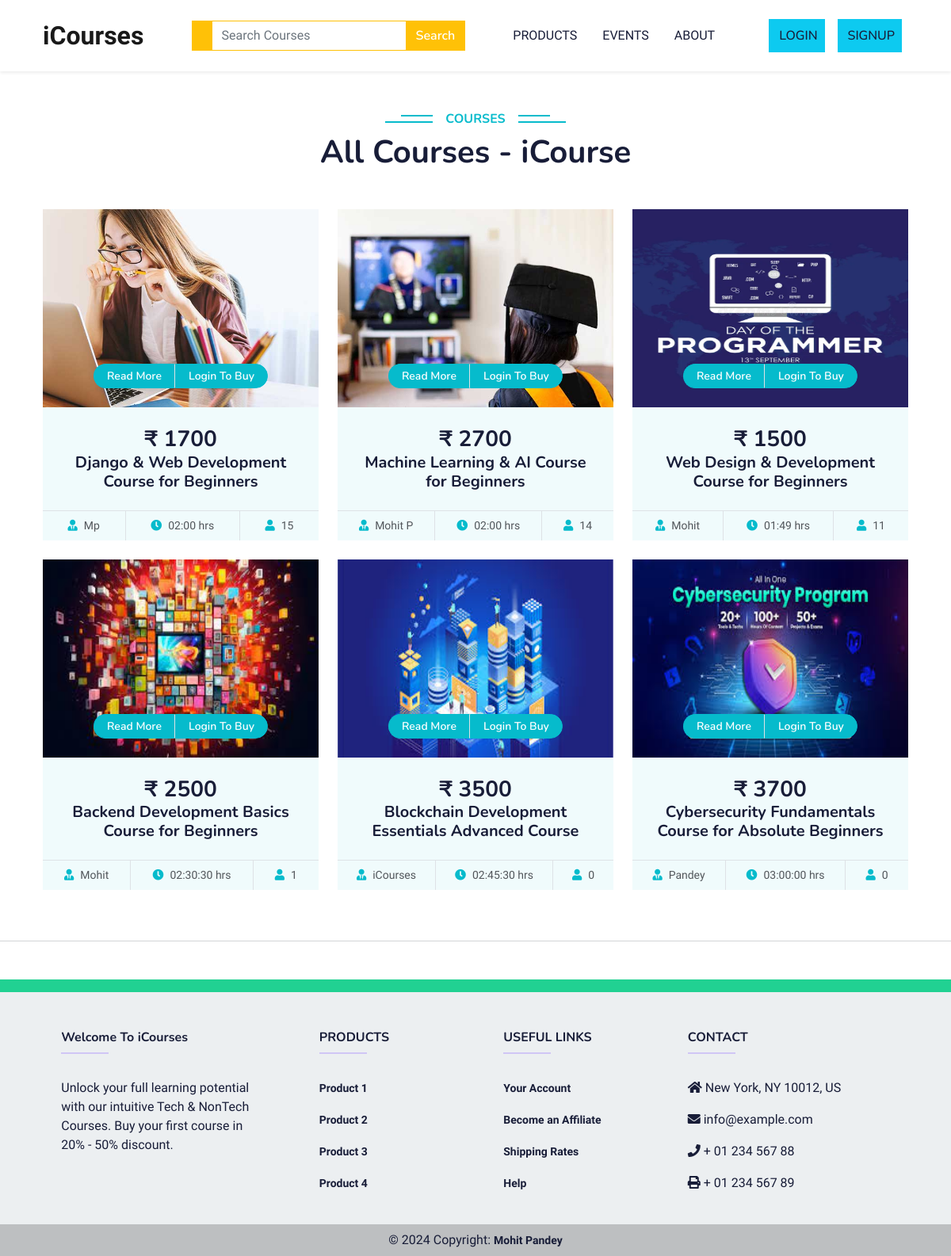
/allCourses/, run on the app's committed database.
### home/models.py (models this page shows, shortened)
class Course(models.Model):
    coursePicture = models.ImageField(upload_to='coursePicture/',null=True,blank = True)
    courseFile = models.FileField(upload_to='coursePdf',null=True,blank=True)
    courseCategory = models.ForeignKey(Category, on_delete=models.CASCADE ,null=True,blank=True)
    courseName = models.CharField(max_length = 150,null=True,blank=True)
    coursePrice = models.IntegerField(null=True,blank=True)
    madeBy = models.CharField(max_length = 150,null=True,blank=True)
    courseDuration = models.CharField(max_length = 50)
    studentOnCourse = models.IntegerField(default = 0,editable=False)
    AboutCourse = HTMLField(blank=True)

### home/views.py (the view)
# urls.py: path('allCourses/',views.AllCourses, name='allCourses'),
def AllCourses(request):
    if request.method == "GET":
      search = request.GET.get('search')
      if search != None:
        course = Course.objects.filter(courseName__icontains=search)
        return render(request,"Products/allCourse.html",{'courses':course})
    courses = Course.objects.order_by('-studentOnCourse') # get the all courses bu student count in all course page.............
    context = {'courses':courses}
    return render(request,"Products/allCourse.html",context)

### home/context_processors.py (called while the page is built)
def user_info(request):
    user_info = None
    if request.user.is_authenticated:
        try:
            user_info = request.user.userprofile  # Assuming UserProfile is related to the User model
        except UserProfile.DoesNotExist:
            pass  # Handle the case where UserProfile doesn't exist for the current user
    return {'user_info': user_info}

### templates/Products/allCourse.html (shortened to what this page needs)
{% extends 'base.html' %}
{% block Css %}
  <link href="https://cdnjs.cloudflare.com/ajax/libs/font-awesome/5.10.0/css/all.min.css" rel="stylesheet" />
  <link href="https://cdn.jsdelivr.net/npm/bootstrap-icons@1.4.1/font/bootstrap-icons.css" rel="stylesheet" />
  <link href="lib/animate/animate.min.css" rel="stylesheet" />
  <link href="lib/owlcarousel/assets/owl.carousel.min.css" rel="stylesheet" />
  <link href="/static/Css/css/bootstrap.min.css" rel="stylesheet" />
  <link href="/static/Css/css/style.css" rel="stylesheet" />
{% endblock %}
{% block body %}
  <div class="container-xxl py-5">
    <div class="container">
      <div class="text-center wow fadeInUp" data-wow-delay="0.1s">
        <h6 class="section-title bg-white text-center text-primary px-3">Courses</h6>
        <h1 class="mb-5">All Courses - iCourse</h1>
      </div>
      <div class="row g-4 justify-content-start">
        {% if courses %}
          {% for course in courses %}
            <div class="col-lg-4 col-md-6 wow fadeInUp" data-wow-delay="0.1s">
              <div class="course-item bg-light">
                <div class="position-relative overflow-hidden">
                  {% if course.coursePicture %}
                    <img src="{{ course.coursePicture.url }}" height="250px" class="card-img-top" alt="{{ course.courseName }}" />
                  {% else %}
                    <img src="/static/Images/cat-4.jpg" height="250px" class="card-img-top" alt="Placeholder" />
                  {% endif %}
                  <div class="w-100 d-flex justify-content-center position-absolute bottom-0 start-0 mb-4">
                    <a href="/productView/{{ course.id }}" class="flex-shrink-0 btn btn-sm btn-primary px-3 border-end" style="border-radius: 30px 0 0 30px;">Read More</a>
                    {% if user.is_authenticated %}
                    <a href="/paymentPage/{{course.id}}" class="flex-shrink-0 btn btn-sm btn-primary px-3" style="border-radius: 0 30px 30px 0;">Buy Now</a>
                    {% else %}
                    <a href="/login/" class="flex-shrink-0 btn btn-sm btn-primary px-3" style="border-radius: 0 30px 30px 0;">Login To Buy</a>
                    {% endif %}
                  </div>
                </div>
                <div class="text-center p-4 pb-0">
                  <h3 class="mb-0">₹ {{ course.coursePrice }}</h3>
                  <h5 class="mb-4">{{ course.courseName }}</h5>
                </div>
                <div class="d-flex border-top">
                  <small class="flex-fill text-center border-end py-2"><i class="fa fa-user-tie text-primary me-2"></i>{{ course.madeBy }}</small>
                  <small class="flex-fill text-center border-end py-2"><i class="fa fa-clock text-primary me-2"></i>{{ course.courseDuration }} hrs</small>
                  <small class="flex-fill text-center py-2"><i class="fa fa-user text-primary me-2"></i>{{ course.studentOnCourse }}</small>
                </div>
              </div>
            </div>
          {% endfor %}
        {% else %}
        <div class="text-center alert alert-danger alert-dismissible fade show" role="alert">
            <strong>No Courses Found!</strong> Please search some other course...
            <button type="button" class="btn-close" data-bs-dismiss="alert" aria-label="Close"></button>
          </div>
        {% endif %}
      </div>
    </div>
  </div>
  <hr />
{% endblock %}

### static/Css/base.css (style rules this page uses)
a { font-size: 14px; font-weight: 700 }

### static/Css/css/style.css (style rules this page uses)
:root { --primary: #06BBCC; --light: #F0FBFC; --dark: #181d38; }
.btn { font-family: 'Nunito', sans-serif; font-weight: 600; transition: .5s; }
.btn.btn-primary, .btn.btn-secondary { color: #FFFFFF; }
.section-title { position: relative; display: inline-block; text-transform: uppercase; }
.section-title::before { position: absolute; content: ""; width: calc(100% + 80px); height: 2px; top: 4px; left: -40px; background: var(--primary); z-index: -1; }
.section-title::after { position: absolute; content: ""; width: calc(100% + 120px); height: 2px; bottom: 5px; left: -60px; background: var(--primary); z-index: -1; }
.category img, .course-item img { transition: .5s; }

### data on the page
Course: coursePicture (picture), coursePrice "1700", courseName "Django & Web Development Course for Beginners", madeBy "Mp", courseDuration "02:00", studentOnCourse "15"
Course: coursePicture (picture), coursePrice "2700", courseName "Machine Learning & AI Course for Beginners", madeBy "Mohit P", courseDuration "02:00", studentOnCourse "14"
Course: coursePicture (picture), coursePrice "1500", courseName "Web Design & Development Course for Beginners", madeBy "Mohit", courseDuration "01:49", studentOnCourse "11"
Course: coursePicture (picture), coursePrice "2500", courseName "Backend Development Basics Course for Beginners", madeBy "Mohit", courseDuration "02:30:30", studentOnCourse "1"
Course: coursePicture (picture), coursePrice "3500", courseName "Blockchain Development Essentials Advanced Course", madeBy "iCourses", courseDuration "02:45:30", studentOnCourse "0"
Course: coursePicture (picture), coursePrice "3700", courseName "Cybersecurity Fundamentals Course for Absolute Beginners", madeBy "Pandey", courseDuration "03:00:00", studentOnCourse "0"
